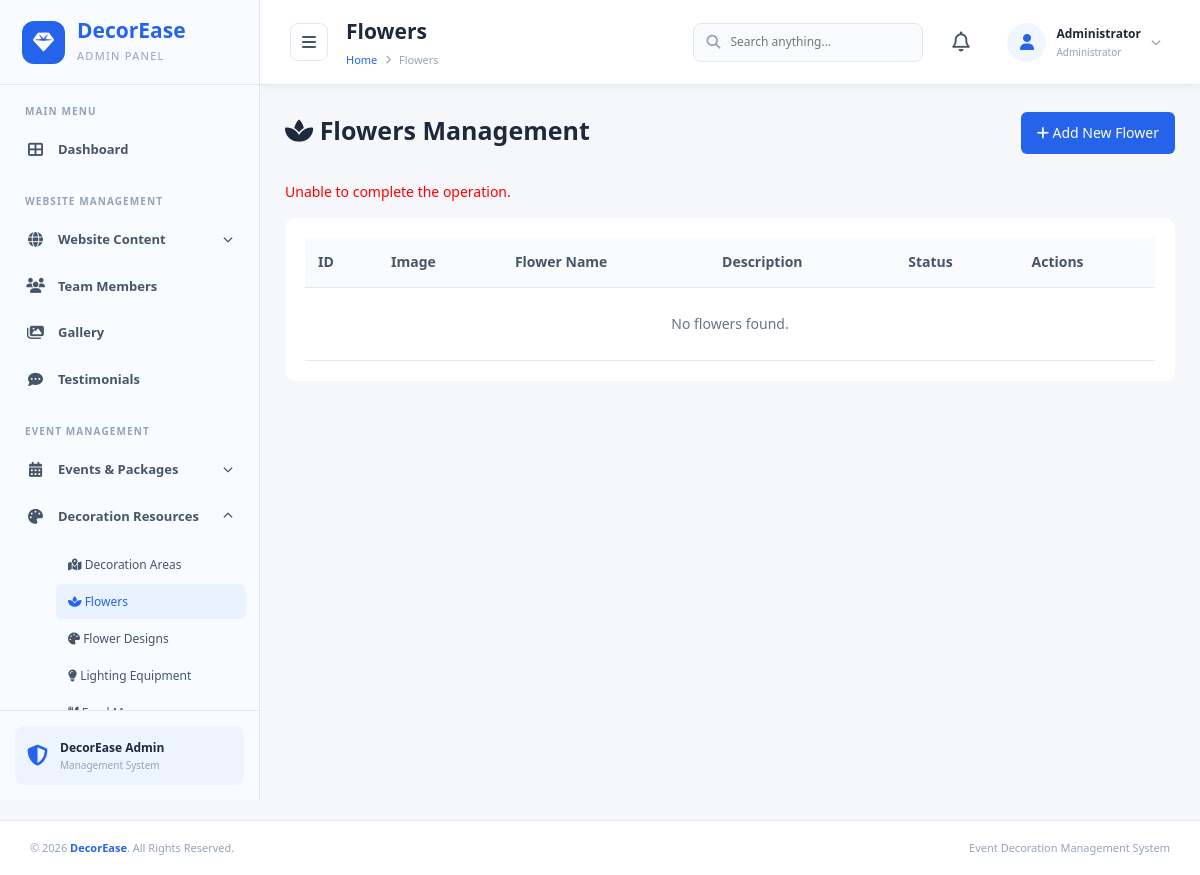
/admin/flowers.php?error=invalid, run on an earlier commit of the app's database.
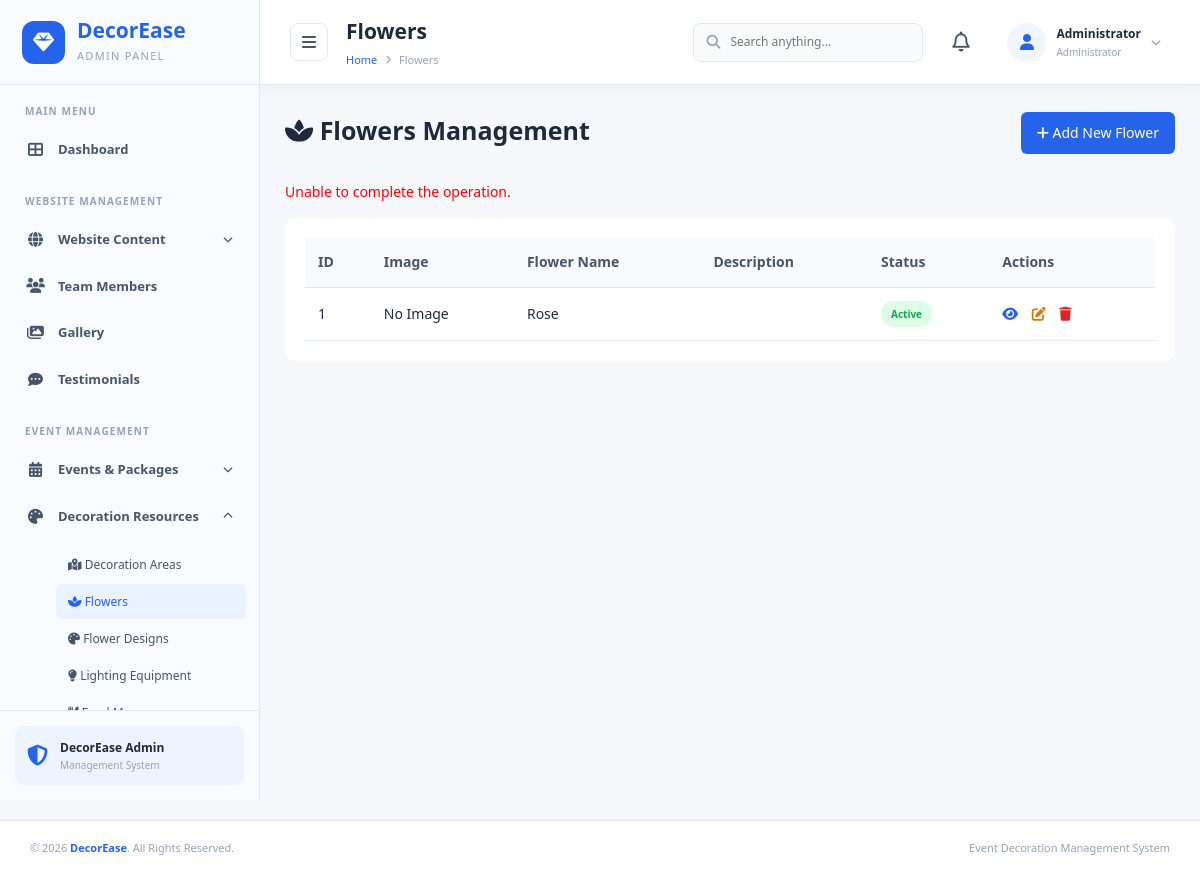
And on a later commit of the database.
### tables this page shows
CREATE TABLE `flowers` (
  `flower_id` int(10) UNSIGNED NOT NULL,
  `flower_name` varchar(120) NOT NULL,
  `description` text DEFAULT NULL,
  `image_id` int(10) UNSIGNED DEFAULT NULL,
  `is_active` tinyint(1) DEFAULT 1
);

### admin/flowers.php (the view, shortened to what this page needs)
<?php
require_once __DIR__ . '/../db.php';
function flowerEscape($value) {
    return htmlspecialchars((string)($value ?? ''), ENT_QUOTES, 'UTF-8');
}
$sql = "
    SELECT f.*, m.file_name, m.file_path, m.alt_text
    FROM flowers f
    LEFT JOIN media m ON f.image_id = m.media_id
    ORDER BY f.flower_id DESC
";
$result = $conn->query($sql);
?>
<!DOCTYPE html>
<html lang="en">
<head>
    <link rel="stylesheet" href="includes/css/admin.css">
    <link rel="stylesheet" href="https://cdnjs.cloudflare.com/ajax/libs/font-awesome/6.5.0/css/all.min.css">
</head>
<body>
<div class="admin-container">
    <?php include 'includes/sidebar.php'; ?>
    <main class="main-content">
        <?php include 'includes/header.php'; ?>
        <section class="page-content">
            <div class="page-heading">
                <h2><i class="fas fa-spa"></i> Flowers Management</h2>
                <a href="add_flower.php" class="add-btn">
                    <i class="fas fa-plus"></i> Add New Flower
                </a>
            </div>
            <?php if (isset($_GET['error'])): ?>
                <p style="color:red;margin-bottom:15px;">Unable to complete the operation.</p>
            <?php endif; ?>
            <div class="table-container">
                <table>
                    <thead>
                        <tr>
                            <th>ID</th>
                            <th>Image</th>
                            <th>Flower Name</th>
                            <th>Description</th>
                            <th>Status</th>
                            <th>Actions</th>
                        </tr>
                    </thead>
                    <tbody>
                    <?php if ($result && $result->num_rows > 0): ?>
                        <?php while ($flower = $result->fetch_assoc()): ?>
                            <tr>
                                <td><?= (int)$flower['flower_id']; ?></td>
                                <td>
                                    <?php if (!empty($flower['file_path'])): ?>
                                        <img class="flower-img"
                                             src="../uploads/<?= flowerEscape($flower['file_path']); ?>"
                                             alt="<?= flowerEscape($flower['alt_text'] ?: $flower['flower_name']); ?>">
                                    <?php else: ?>
                                        <span>No Image</span>
                                    <?php endif; ?>
                                </td>
                                <td><?= flowerEscape($flower['flower_name']); ?></td>
                                <td>
                                </td>
                                <td>
                                    <?php if ($flower['is_active']): ?>
                                        <span class="status active">Active</span>
                                    <?php else: ?>
                                        <span class="status inactive">Inactive</span>
                                    <?php endif; ?>
                                </td>
                                <td class="action-links">
                                    <a class="view-link" href="view_flower.php?id=<?= (int)$flower['flower_id']; ?>">
                                        <i class="fas fa-eye"></i>
                                    </a>
                                    <a class="edit-link" href="edit_flower.php?id=<?= (int)$flower['flower_id']; ?>">
                                        <i class="fas fa-edit"></i>
                                    </a>
                                    <a class="delete-link"
                                       href="delete_flower.php?id=<?= (int)$flower['flower_id']; ?>"
                                       onclick="return confirm('Are you sure you want to delete this flower?');">
                                        <i class="fas fa-trash"></i>
                                    </a>
                                </td>
                            </tr>
                        <?php endwhile; ?>
                    <?php else: ?>
                        <tr>
                            <td colspan="6" class="empty-message">No flowers found.</td>
                        </tr>
                    <?php endif; ?>
                    </tbody>
                </table>
            </div>
        </section>
    </main>
</div>
<?php include 'includes/footer.php'; ?>
</body>
</html>

What changed in the data, as far as the page shows it:
added flowers: flower_id "1", flower_name "Rose", is_active "Active"
Also different on the page:
text no longer shown: "No flowers found."
